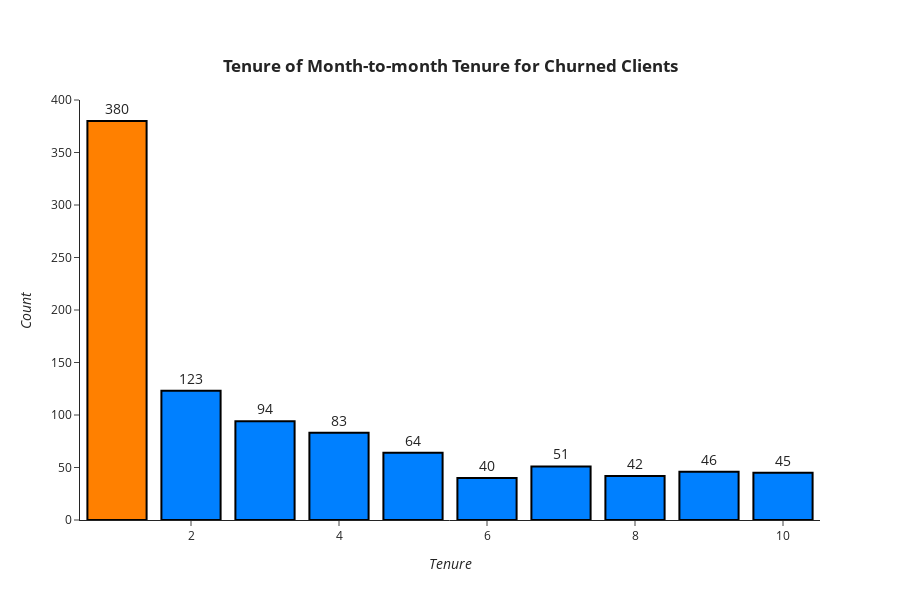

Notebook code cell kept with this figure:
### Code cell
df_aux = dataset.query(('Contract == Month-to-month') and ('Churn == "Yes"'))
df_aux = df_aux["tenure"].value_counts().head(10)
helper_features.bar_plot(df_aux, "<b>Tenure of Month-to-month Tenure for Churned Clients</b>", "<i>Tenure</i>", "<i>Count</i>")

### Figure 1 — Plotly figure (JSON) as saved in the notebook; plotly's stock layout.template omitted (floating-point values rounded to 4 significant figures)
{"data": [{"marker": {"color": ["#ff8000", "#0080ff", "#0080ff", "#0080ff", "#0080ff", "#0080ff", "#0080ff", "#0080ff", "#0080ff", "#0080ff"], "line": {"color": "#000000", "width": 2}}, "text": [380, 123, 94, 83, 64, 51, 46, 45, 42, 40], "textfont": {"size": 14}, "textposition": "outside", "type": "bar", "x": [1, 2, 3, 4, 5, 7, 9, 10, 8, 6], "y": [380, 123, 94, 83, 64, 51, 46, 45, 42, 40]}], "layout": {"autosize": false, "height": 600, "title": {"text": "<b>Tenure of Month-to-month Tenure for Churned Clients</b>", "x": 0.5, "xanchor": "center", "y": 0.9, "yanchor": "top"}, "xaxis": {"title": {"text": "<i>Tenure</i>"}}, "yaxis": {"automargin": true, "title": {"text": "<i>Count</i>"}}}}
